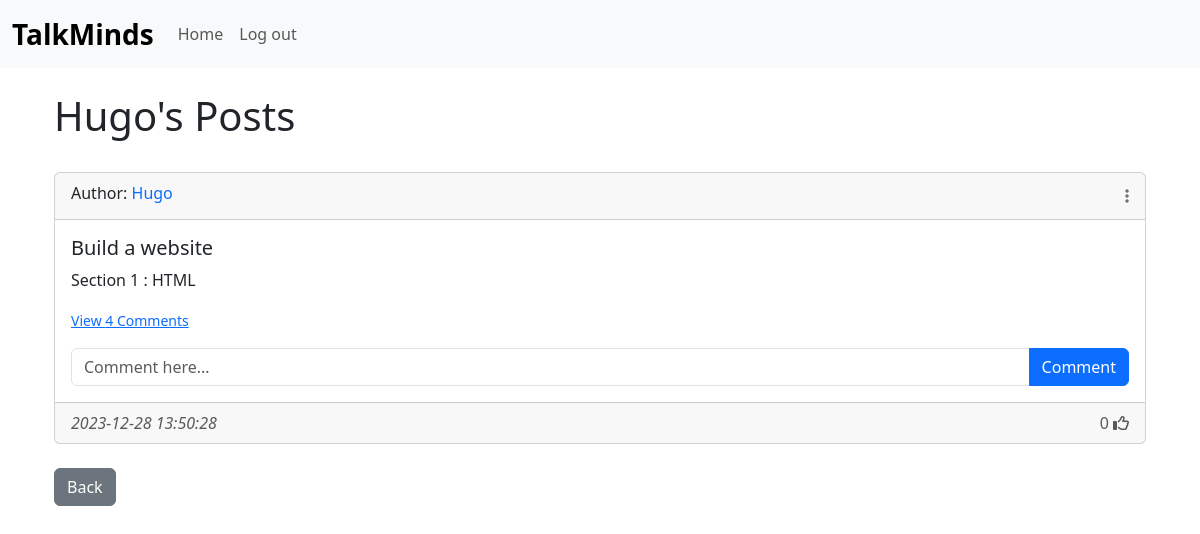
Screenshot of /posts/Hugo (signed in) with the database file from the repository.
### website/models.py (models this page shows)
class User(db.Model, UserMixin):
  id = db.Column(db.Integer, primary_key=True)
  email = db.Column(db.String(150), unique=True)
  username = db.Column(db.String(150), unique=True)
  password = db.Column(db.String(150))
  date_created = db.Column(db.DateTime(timezone=True), default = func.now())
  posts = db.relationship('Post', backref='user', passive_deletes=True)
  comments = db.relationship('Comment', backref='user', passive_deletes=True)
  likes = db.relationship('Like', backref='user', passive_deletes=True)

class Post(db.Model):
  id = db.Column(db.Integer, primary_key=True)
  title = db.Column(db.Text, nullable=False)
  text = db.Column(db.Text, nullable=False)
  date_created = db.Column(db.DateTime(timezone=True), default = func.now())
  author = db.Column(db.Integer, db.ForeignKey('user.id', ondelete='CASCADE'), nullable=False)
  comments = db.relationship('Comment', backref='post', passive_deletes=True)
  likes = db.relationship('Like', backref='post', passive_deletes=True)

### website/views.py (the view)
@views.route("/posts/<username>")
@login_required
def posts(username):
  user = User.query.filter_by(username=username).first()
  if not user:
    flash('No user with that username exists.',category='error')
    return redirect(url_for('views.home'))
  posts = user.posts
  return render_template("posts.html", user=current_user, posts=posts, username=username)

### website/__init__.py (called while the page is built)
def create_app():
  app = Flask(__name__)
  app.config['SECRET_KEY'] = "helloworld"
  app.config['SQLALCHEMY_DATABASE_URI'] = f'sqlite:///{DB_NAME}'
  db.init_app(app)
  from .views import views
  from .auth import auth
  app.register_blueprint(views, url_prefix="/")
  app.register_blueprint(auth, url_prefix="/")
  from .models import User, Post, Comment, Like
  with app.app_context():
    db.create_all()
  login_manager = LoginManager()
  login_manager.login_view = "auth.login"
  login_manager.init_app(app)
  @login_manager.user_loader
  def load_user(id):
    return User.query.get(int(id))
  return app

### website/templates/posts.html (shortened to what this page needs)
{% extends "base.html" %}
{% block content %}
<h1>{{username}}'s Posts</h1>
<br />
{% for post in posts %}
{% include 'post_div.html' %}
{% endfor %}
<div class="d-flex justify-content-between align-items-center">
  <a href="/home" class="btn btn-md btn-secondary">Back</a>
</div>
{% endblock %}

### website/templates/post_div.html (shortened to what this page needs)
<div class="card">
  <div class="card-header d-flex justify-content-between align-items-center">
    <div class="flex-grow-1">
      <span>Author:</span>
      <a href="/posts/{{post.user.username}}">
        <h6 class="d-inline-block">{{post.user.username}}</h6>
      </a>
    </div>
    {% if user.id == post.author %}
    <div class="btn-group">
      <a class="" href="#" data-bs-toggle="dropdown" aria-expanded="false">
        <i class="fas fa-ellipsis-v text-secondary"></i>
      </a>
    </div>
    {% endif %}
  </div>
  <div class="card-body">
    <h5 class="card-title">{{ post.title }}</h5>
    <div class="card-text">{{ post.text }}</div>
    <div class="card-text mt-3">
      {% if post.comments|length > 0 %}
      <a href="#comment-{{post.id}}" data-bs-toggle="collapse" role="button">
        <small>View {{post.comments|length}} Comments</small>
      </a>
      {% else %}
      <small class="text-muted">No comments</small>
      {% endif %}
    </div>
    <form
      method="POST"
      class="input-group mt-3"
      action="/create-comment/{{post.id}}"
    >
      <input
        type="text"
        id="text"
        name="text"
        class="form-control"
        placeholder="Comment here..."
      />
      <button class="btn btn-primary" type="submit">Comment</button>
    </form>
  </div>
  <div class="card-footer text-muted d-flex justify-content-between">
    <em>{{post.date_created}}</em>
    <div>
      <span id="liks-count-{{post.id}}">{{ post.likes|length }}</span>
      {% if user.id in post.likes|map(attribute="author")|list %}
      <i
        class="fas fa-thumbs-up"
        id="like-button-{{post.id}}"
        onclick="like({{post.id}})"
      ></i>
      {% else %}
      <i
        class="far fa-thumbs-up"
        id="like-button-{{post.id}}"
        onclick="like({{post.id}})"
      ></i>
      {% endif %}
    </div>
  </div>
</div>
<br />

### rows the page displays
User: username "Hugo"
Post: user.username "Hugo", title "Build a website", text "Section 1 : HTML", comments|length "4", date_created "2023-12-28 13:50:28", likes|length "0"
